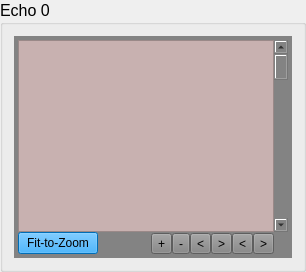
                <widget class="QGroupBox" name="groupBox_time20">
                 <property name="sizePolicy">
                  <sizepolicy hsizetype="Expanding" vsizetype="Preferred">
                   <horstretch>0</horstretch>
                   <verstretch>0</verstretch>
                  </sizepolicy>
                 </property>
                 <property name="maximumSize">
                  <size>
                   <width>16777215</width>
                   <height>16777215</height>
                  </size>
                 </property>
                 <property name="font">
                  <font>
                   <pointsize>12</pointsize>
                   <bold>false</bold>
                  </font>
                 </property>
                 <property name="toolTip">
                  <string>Echo panel for one 4D frame: the title updates to the frame's actual echo, and it holds this frame's own pan/zoom controls.</string>
                 </property>
                 <property name="styleSheet">
                  <string notr="true"/>
                 </property>
                 <property name="title">
                  <string>Echo 0</string>
                 </property>
                 <layout class="QGridLayout" name="gridLayout_97" rowstretch="0">
                  <item row="0" column="0" colspan="2">
                   <widget class="QFrame" name="frame_8">
                    <property name="minimumSize">
                     <size>
                      <width>0</width>
                      <height>200</height>
                     </size>
                    </property>
                    <property name="styleSheet">
                     <string notr="true">border-color: rgb(170, 170, 170);
background-color: rgb(131, 131, 131);
</string>
                    </property>
                    <property name="frameShape">
                     <enum>QFrame::NoFrame</enum>
                    </property>
                    <layout class="QGridLayout" name="gridLayout_98">
                     <property name="leftMargin">
                      <number>4</number>
                     </property>
                     <property name="topMargin">
                      <number>4</number>
                     </property>
                     <property name="rightMargin">
                      <number>4</number>
                     </property>
                     <property name="bottomMargin">
                      <number>4</number>
                     </property>
                     <property name="spacing">
                      <number>0</number>
                     </property>
                     <item row="1" column="0" rowspan="2">
                      <widget class="QPushButton" name="fit_to_zoom_data20">
                       <property name="toolTip">
                        <string>Fit the image to the window.</string>
                       </property>
                       <property name="styleSheet">
                        <string notr="true">
background-color: rgb(0, 153, 255);</string>
                       </property>
                       <property name="text">
                        <string>Fit-to-Zoom</string>
                       </property>
                       <property name="autoDefault">
                        <bool>false</bool>
                       </property>
                       <property name="default">
                        <bool>false</bool>
                       </property>
                       <property name="flat">
                        <bool>false</bool>
                       </property>
                      </widget>
                     </item>
                     <item row="0" column="0" colspan="9">
                      <widget class="QVTKRenderWindowInteractor" name="vtkWidget_data20">
                       <property name="styleSheet">
                        <string notr="true">background-color: rgb(200, 177, 176);</string>
                       </property>
                      </widget>
                     </item>
                     <item row="0" column="9">
                      <widget class="QScrollBar" name="Scroll_data2">
                       <property name="pageStep">
                        <number>10</number>
                       </property>
                      </widget>
                     </item>
                     <item row="2" column="8">
                      <layout class="QHBoxLayout" name="horizontalLayout_31">
                       <item>
                        <widget class="QToolButton" name="go_down_data20">
                         <property name="toolTip">
                          <string>Pan the view down.</string>
                         </property>
                         <property name="text">
                          <string>&lt;</string>
                         </property>
                         <property name="icon">
                          <iconset>
                           <normaloff>Icons/mri/downArrow.png</normaloff>Icons/mri/downArrow.png</iconset>
                         </property>
                        </widget>
                       </item>
                       <item>
                        <widget class="QToolButton" name="go_up_data20">
                         <property name="toolTip">
                          <string>Pan the view up.</string>
                         </property>
                         <property name="text">
                          <string>&gt;</string>
                         </property>
                         <property name="icon">
                          <iconset>
                           <normaloff>Icons/mri/upArrow.png</normaloff>Icons/mri/upArrow.png</iconset>
                         </property>
                        </widget>
                       </item>
                       <item>
                        <widget class="QToolButton" name="go_left_data20">
                         <property name="toolTip">
                          <string>Pan the view left.</string>
                         </property>
                         <property name="text">
                          <string>&lt;</string>
                         </property>
                         <property name="icon">
                          <iconset>
                           <normaloff>Icons/mri/leftArrow.png</normaloff>Icons/mri/leftArrow.png</iconset>
                         </property>
                        </widget>
                       </item>
                       <item>
                        <widget class="QToolButton" name="go_right_data20">
                         <property name="toolTip">
                          <string>Pan the view right.</string>
                         </property>
                         <property name="text">
                          <string>&gt;</string>
                         </property>
                         <property name="icon">
                          <iconset>
                           <normaloff>Icons/mri/rightArrow.png</normaloff>Icons/mri/rightArrow.png</iconset>
                         </property>
                        </widget>
                       </item>
                      </layout>
                     </item>
                     <item row="2" column="7">
                      <layout class="QHBoxLayout" name="horizontalLayout_4">
                       <item>
                        <widget class="QToolButton" name="zoom_in_data20">
                         <property name="toolTip">
                          <string>Zoom in on this view.</string>
                         </property>
                         <property name="text">
                          <string>+</string>
                         </property>
                         <property name="icon">
                          <iconset>
                           <normaloff>Icons/mri/plus.png</normaloff>Icons/mri/plus.png</iconset>
                         </property>
                        </widget>
                       </item>
                       <item>
                        <widget class="QToolButton" name="zoom_out_data20">
                         <property name="toolTip">
                          <string>Zoom out on this view.</string>
                         </property>
                         <property name="text">
                          <string>-</string>
                         </property>
                         <property name="icon">
                          <iconset>
                           <normaloff>Icons/mri/minus.png</normaloff>Icons/mri/minus.png</iconset>
                         </property>
                        </widget>
                       </item>
                      </layout>
                     </item>
                    </layout>
                   </widget>
                  </item>
                 </layout>
                </widget>
